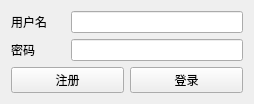
<?xml version="1.0" encoding="UTF-8"?>
<ui version="4.0">
 <class>Widget</class>
 <widget class="QWidget" name="Widget">
  <property name="geometry">
   <rect>
    <x>0</x>
    <y>0</y>
    <width>254</width>
    <height>99</height>
   </rect>
  </property>
  <property name="windowTitle">
   <string>Widget</string>
  </property>
  <layout class="QVBoxLayout" name="verticalLayout">
   <item>
    <layout class="QHBoxLayout" name="horizontalLayout_3">
     <item>
      <widget class="QLabel" name="lbUsername">
       <property name="minimumSize">
        <size>
         <width>54</width>
         <height>12</height>
        </size>
       </property>
       <property name="maximumSize">
        <size>
         <width>54</width>
         <height>12</height>
        </size>
       </property>
       <property name="text">
        <string>用户名</string>
       </property>
      </widget>
     </item>
     <item>
      <widget class="QLineEdit" name="leUsername"/>
     </item>
    </layout>
   </item>
   <item>
    <layout class="QHBoxLayout" name="horizontalLayout_2">
     <item>
      <widget class="QLabel" name="lbUserpwd">
       <property name="minimumSize">
        <size>
         <width>54</width>
         <height>12</height>
        </size>
       </property>
       <property name="maximumSize">
        <size>
         <width>54</width>
         <height>12</height>
        </size>
       </property>
       <property name="text">
        <string>密码</string>
       </property>
      </widget>
     </item>
     <item>
      <widget class="QLineEdit" name="leUserpwd"/>
     </item>
    </layout>
   </item>
   <item>
    <layout class="QHBoxLayout" name="horizontalLayout">
     <item>
      <widget class="QPushButton" name="btnRegister">
       <property name="text">
        <string>注册</string>
       </property>
      </widget>
     </item>
     <item>
      <widget class="QPushButton" name="btnLogin">
       <property name="text">
        <string>登录</string>
       </property>
      </widget>
     </item>
    </layout>
   </item>
  </layout>
 </widget>
 <layoutdefault spacing="6" margin="11"/>
 <resources/>
 <connections/>
</ui>
